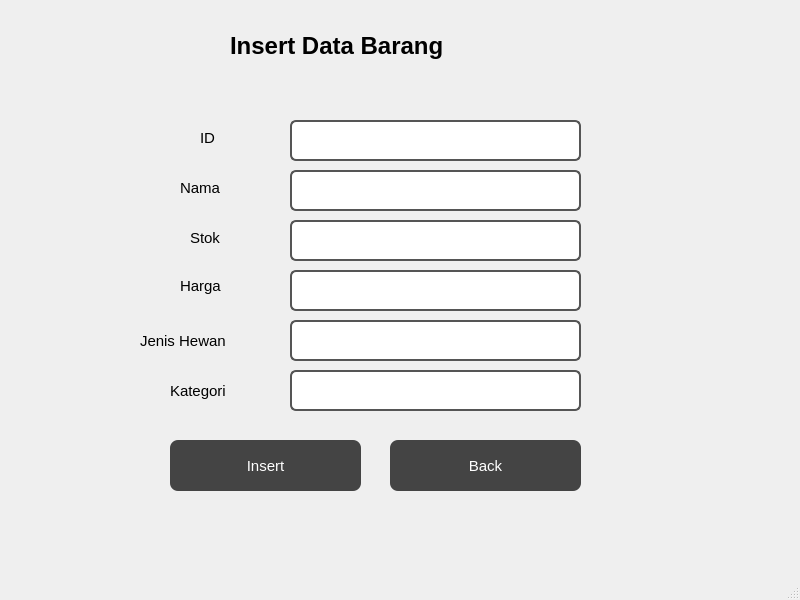
<?xml version="1.0" encoding="UTF-8"?>
<ui version="4.0">
 <class>MainWindow</class>
 <widget class="QMainWindow" name="MainWindow">
  <property name="geometry">
   <rect>
    <x>0</x>
    <y>0</y>
    <width>800</width>
    <height>600</height>
   </rect>
  </property>
  <property name="windowTitle">
   <string>MainWindow</string>
  </property>
  <widget class="QWidget" name="centralwidget">
   <widget class="QLabel" name="label">
    <property name="geometry">
     <rect>
      <x>230</x>
      <y>20</y>
      <width>321</width>
      <height>51</height>
     </rect>
    </property>
    <property name="font">
     <font>
      <pointsize>18</pointsize>
      <weight>75</weight>
      <bold>true</bold>
     </font>
    </property>
    <property name="text">
     <string>Insert Data Barang</string>
    </property>
   </widget>
   <widget class="QLabel" name="label_2">
    <property name="geometry">
     <rect>
      <x>200</x>
      <y>130</y>
      <width>55</width>
      <height>16</height>
     </rect>
    </property>
    <property name="font">
     <font>
      <pointsize>11</pointsize>
     </font>
    </property>
    <property name="text">
     <string>ID</string>
    </property>
   </widget>
   <widget class="QLabel" name="label_3">
    <property name="geometry">
     <rect>
      <x>180</x>
      <y>180</y>
      <width>55</width>
      <height>16</height>
     </rect>
    </property>
    <property name="font">
     <font>
      <pointsize>11</pointsize>
     </font>
    </property>
    <property name="text">
     <string>Nama</string>
    </property>
   </widget>
   <widget class="QLabel" name="label_4">
    <property name="geometry">
     <rect>
      <x>190</x>
      <y>230</y>
      <width>55</width>
      <height>16</height>
     </rect>
    </property>
    <property name="font">
     <font>
      <pointsize>11</pointsize>
     </font>
    </property>
    <property name="text">
     <string>Stok</string>
    </property>
   </widget>
   <widget class="QLabel" name="label_5">
    <property name="geometry">
     <rect>
      <x>180</x>
      <y>270</y>
      <width>51</width>
      <height>31</height>
     </rect>
    </property>
    <property name="font">
     <font>
      <pointsize>11</pointsize>
     </font>
    </property>
    <property name="text">
     <string>Harga</string>
    </property>
   </widget>
   <widget class="QLabel" name="label_6">
    <property name="geometry">
     <rect>
      <x>140</x>
      <y>320</y>
      <width>101</width>
      <height>41</height>
     </rect>
    </property>
    <property name="font">
     <font>
      <pointsize>11</pointsize>
     </font>
    </property>
    <property name="text">
     <string>Jenis Hewan</string>
    </property>
   </widget>
   <widget class="QPushButton" name="pushButton">
    <property name="geometry">
     <rect>
      <x>170</x>
      <y>440</y>
      <width>191</width>
      <height>51</height>
     </rect>
    </property>
    <property name="font">
     <font>
      <pointsize>11</pointsize>
     </font>
    </property>
    <property name="styleSheet">
     <string notr="true">QPushButton {
    background-color: #444444;
    color: white;
    border-radius: 8px;
    padding: 6px 12px;
}

QPushButton:hover {
    background-color: #333333;
}

QPushButton:pressed {
    background-color: #222222;
}</string>
    </property>
    <property name="text">
     <string>Insert</string>
    </property>
   </widget>
   <widget class="QLineEdit" name="lineEdit">
    <property name="geometry">
     <rect>
      <x>290</x>
      <y>120</y>
      <width>291</width>
      <height>41</height>
     </rect>
    </property>
    <property name="font">
     <font>
      <pointsize>12</pointsize>
     </font>
    </property>
    <property name="styleSheet">
     <string notr="true">QLineEdit {
    background-color: #FFFFFF;
    color: #333333;
    border: 2px solid #555555;
    border-radius: 6px;
    padding: 4px;
}

QLineEdit:focus {
    border: 2px solid #333333;
}</string>
    </property>
   </widget>
   <widget class="QLineEdit" name="lineEdit_2">
    <property name="geometry">
     <rect>
      <x>290</x>
      <y>170</y>
      <width>291</width>
      <height>41</height>
     </rect>
    </property>
    <property name="font">
     <font>
      <pointsize>12</pointsize>
     </font>
    </property>
    <property name="styleSheet">
     <string notr="true">QLineEdit {
    background-color: #FFFFFF;
    color: #333333;
    border: 2px solid #555555;
    border-radius: 6px;
    padding: 4px;
}

QLineEdit:focus {
    border: 2px solid #333333;
}</string>
    </property>
   </widget>
   <widget class="QLineEdit" name="lineEdit_3">
    <property name="geometry">
     <rect>
      <x>290</x>
      <y>220</y>
      <width>291</width>
      <height>41</height>
     </rect>
    </property>
    <property name="font">
     <font>
      <pointsize>12</pointsize>
     </font>
    </property>
    <property name="styleSheet">
     <string notr="true">QLineEdit {
    background-color: #FFFFFF;
    color: #333333;
    border: 2px solid #555555;
    border-radius: 6px;
    padding: 4px;
}

QLineEdit:focus {
    border: 2px solid #333333;
}</string>
    </property>
   </widget>
   <widget class="QLineEdit" name="lineEdit_4">
    <property name="geometry">
     <rect>
      <x>290</x>
      <y>270</y>
      <width>291</width>
      <height>41</height>
     </rect>
    </property>
    <property name="font">
     <font>
      <pointsize>12</pointsize>
     </font>
    </property>
    <property name="styleSheet">
     <string notr="true">QLineEdit {
    background-color: #FFFFFF;
    color: #333333;
    border: 2px solid #555555;
    border-radius: 6px;
    padding: 4px;
}

QLineEdit:focus {
    border: 2px solid #333333;
}</string>
    </property>
   </widget>
   <widget class="QComboBox" name="comboBox">
    <property name="geometry">
     <rect>
      <x>290</x>
      <y>320</y>
      <width>291</width>
      <height>41</height>
     </rect>
    </property>
    <property name="font">
     <font>
      <pointsize>12</pointsize>
     </font>
    </property>
    <property name="styleSheet">
     <string notr="true">QComboBox {
    background-color: #FFFFFF;
    border: 2px solid #555555;
    border-radius: 6px;
    padding: 4px;
    color: #333333;
}

QComboBox::drop-down {
    border: none;
}</string>
    </property>
   </widget>
   <widget class="QPushButton" name="pushButton_2">
    <property name="geometry">
     <rect>
      <x>390</x>
      <y>440</y>
      <width>191</width>
      <height>51</height>
     </rect>
    </property>
    <property name="font">
     <font>
      <pointsize>11</pointsize>
     </font>
    </property>
    <property name="styleSheet">
     <string notr="true">QPushButton {
    background-color: #444444;
    color: white;
    border-radius: 8px;
    padding: 6px 12px;
}

QPushButton:hover {
    background-color: #333333;
}

QPushButton:pressed {
    background-color: #222222;
}</string>
    </property>
    <property name="text">
     <string>Back</string>
    </property>
   </widget>
   <widget class="QLabel" name="label_7">
    <property name="geometry">
     <rect>
      <x>170</x>
      <y>370</y>
      <width>101</width>
      <height>41</height>
     </rect>
    </property>
    <property name="font">
     <font>
      <pointsize>11</pointsize>
     </font>
    </property>
    <property name="text">
     <string>Kategori</string>
    </property>
   </widget>
   <widget class="QComboBox" name="comboBox_2">
    <property name="geometry">
     <rect>
      <x>290</x>
      <y>370</y>
      <width>291</width>
      <height>41</height>
     </rect>
    </property>
    <property name="styleSheet">
     <string notr="true">QComboBox {
    background-color: #FFFFFF;
    border: 2px solid #555555;
    border-radius: 6px;
    padding: 4px;
    color: #333333;
}

QComboBox::drop-down {
    border: none;
}</string>
    </property>
   </widget>
  </widget>
  <widget class="QMenuBar" name="menubar">
   <property name="geometry">
    <rect>
     <x>0</x>
     <y>0</y>
     <width>800</width>
     <height>26</height>
    </rect>
   </property>
  </widget>
  <widget class="QStatusBar" name="statusbar"/>
 </widget>
 <resources/>
 <connections/>
</ui>
